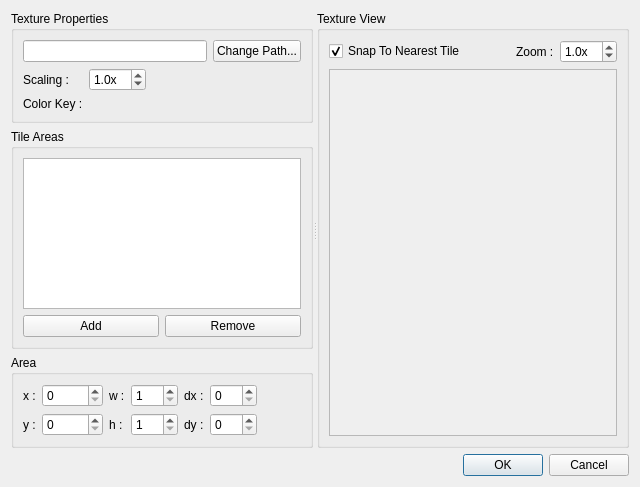
<?xml version="1.0" encoding="UTF-8"?>
<ui version="4.0">
 <class>ImportTilesInBulkDialog</class>
 <widget class="QDialog" name="ImportTilesInBulkDialog">
  <property name="geometry">
   <rect>
    <x>0</x>
    <y>0</y>
    <width>640</width>
    <height>487</height>
   </rect>
  </property>
  <property name="windowTitle">
   <string>Import Tiles In Bulk</string>
  </property>
  <layout class="QVBoxLayout" name="verticalLayout_2">
   <item>
    <widget class="QSplitter" name="splitter">
     <property name="orientation">
      <enum>Qt::Orientation::Horizontal</enum>
     </property>
     <widget class="QWidget" name="layoutWidget">
      <layout class="QVBoxLayout" name="verticalLayout" stretch="0,1,0">
       <item>
        <widget class="QGroupBox" name="texturePropertiesGroupBox">
         <property name="title">
          <string>Texture Properties</string>
         </property>
         <layout class="QVBoxLayout" name="verticalLayout_6">
          <item>
           <layout class="QHBoxLayout" name="horizontalLayout">
            <item>
             <widget class="QLineEdit" name="pathLineEdit">
              <property name="readOnly">
               <bool>true</bool>
              </property>
             </widget>
            </item>
            <item>
             <widget class="QPushButton" name="changePathPushButton">
              <property name="text">
               <string>Change Path...</string>
              </property>
             </widget>
            </item>
           </layout>
          </item>
          <item>
           <layout class="QHBoxLayout" name="horizontalLayout_6">
            <item>
             <layout class="QFormLayout" name="formLayout_4">
              <item row="0" column="0">
               <widget class="QLabel" name="scalingLabel">
                <property name="text">
                 <string>Scaling :</string>
                </property>
               </widget>
              </item>
              <item row="0" column="1">
               <widget class="QDoubleSpinBox" name="scalingDoubleSpinBox">
                <property name="suffix">
                 <string>x</string>
                </property>
                <property name="decimals">
                 <number>1</number>
                </property>
                <property name="minimum">
                 <double>0.100000000000000</double>
                </property>
                <property name="maximum">
                 <double>10.000000000000000</double>
                </property>
                <property name="singleStep">
                 <double>0.500000000000000</double>
                </property>
                <property name="value">
                 <double>1.000000000000000</double>
                </property>
               </widget>
              </item>
              <item row="1" column="0">
               <widget class="QLabel" name="colorKeyLabel">
                <property name="text">
                 <string>Color Key :</string>
                </property>
               </widget>
              </item>
              <item row="1" column="1">
               <widget class="ColorSelectionWidget" name="colorKeyWidget" native="true"/>
              </item>
             </layout>
            </item>
            <item>
             <spacer name="horizontalSpacer_3">
              <property name="orientation">
               <enum>Qt::Orientation::Horizontal</enum>
              </property>
              <property name="sizeHint" stdset="0">
               <size>
                <width>40</width>
                <height>20</height>
               </size>
              </property>
             </spacer>
            </item>
           </layout>
          </item>
         </layout>
        </widget>
       </item>
       <item>
        <widget class="QGroupBox" name="rectanglesGroupBox">
         <property name="title">
          <string>Tile Areas</string>
         </property>
         <layout class="QVBoxLayout" name="verticalLayout_4">
          <item>
           <widget class="QListWidget" name="rectanglesListWidget"/>
          </item>
          <item>
           <layout class="QHBoxLayout" name="horizontalLayout_4">
            <item>
             <widget class="QPushButton" name="addPushButton">
              <property name="text">
               <string>Add</string>
              </property>
             </widget>
            </item>
            <item>
             <widget class="QPushButton" name="removePushButton">
              <property name="text">
               <string>Remove</string>
              </property>
             </widget>
            </item>
           </layout>
          </item>
         </layout>
        </widget>
       </item>
       <item>
        <widget class="QGroupBox" name="rectangleGroupBox">
         <property name="title">
          <string>Area</string>
         </property>
         <layout class="QHBoxLayout" name="horizontalLayout_2">
          <item>
           <layout class="QFormLayout" name="formLayout">
            <item row="0" column="0">
             <widget class="QLabel" name="xLabel">
              <property name="text">
               <string>x :</string>
              </property>
             </widget>
            </item>
            <item row="0" column="1">
             <widget class="QSpinBox" name="xSpinBox">
              <property name="maximum">
               <number>65535</number>
              </property>
             </widget>
            </item>
            <item row="1" column="0">
             <widget class="QLabel" name="yLabel">
              <property name="text">
               <string>y :</string>
              </property>
             </widget>
            </item>
            <item row="1" column="1">
             <widget class="QSpinBox" name="ySpinBox">
              <property name="maximum">
               <number>65535</number>
              </property>
             </widget>
            </item>
           </layout>
          </item>
          <item>
           <layout class="QFormLayout" name="formLayout_2">
            <item row="0" column="0">
             <widget class="QLabel" name="wLabel">
              <property name="text">
               <string>w :</string>
              </property>
             </widget>
            </item>
            <item row="0" column="1">
             <widget class="QSpinBox" name="wSpinBox">
              <property name="minimum">
               <number>1</number>
              </property>
              <property name="maximum">
               <number>256</number>
              </property>
             </widget>
            </item>
            <item row="1" column="0">
             <widget class="QLabel" name="hLabel">
              <property name="text">
               <string>h :</string>
              </property>
             </widget>
            </item>
            <item row="1" column="1">
             <widget class="QSpinBox" name="hSpinBox">
              <property name="minimum">
               <number>1</number>
              </property>
              <property name="maximum">
               <number>256</number>
              </property>
             </widget>
            </item>
           </layout>
          </item>
          <item>
           <layout class="QFormLayout" name="formLayout_3">
            <item row="0" column="0">
             <widget class="QLabel" name="dxLabel">
              <property name="text">
               <string>dx :</string>
              </property>
             </widget>
            </item>
            <item row="0" column="1">
             <widget class="QSpinBox" name="dxSpinBox">
              <property name="maximum">
               <number>256</number>
              </property>
             </widget>
            </item>
            <item row="1" column="0">
             <widget class="QLabel" name="dyLabel">
              <property name="text">
               <string>dy :</string>
              </property>
             </widget>
            </item>
            <item row="1" column="1">
             <widget class="QSpinBox" name="dySpinBox">
              <property name="maximum">
               <number>256</number>
              </property>
             </widget>
            </item>
           </layout>
          </item>
          <item>
           <spacer name="horizontalSpacer_2">
            <property name="orientation">
             <enum>Qt::Orientation::Horizontal</enum>
            </property>
            <property name="sizeHint" stdset="0">
             <size>
              <width>40</width>
              <height>20</height>
             </size>
            </property>
           </spacer>
          </item>
         </layout>
        </widget>
       </item>
      </layout>
     </widget>
     <widget class="QGroupBox" name="textureViewGroupBox">
      <property name="title">
       <string>Texture View</string>
      </property>
      <layout class="QVBoxLayout" name="verticalLayout_3">
       <item>
        <layout class="QHBoxLayout" name="horizontalLayout_7">
         <item>
          <widget class="QCheckBox" name="magneticCheckBox">
           <property name="text">
            <string>Snap To Nearest Tile</string>
           </property>
           <property name="checked">
            <bool>true</bool>
           </property>
          </widget>
         </item>
         <item>
          <spacer name="horizontalSpacer_4">
           <property name="orientation">
            <enum>Qt::Orientation::Horizontal</enum>
           </property>
           <property name="sizeHint" stdset="0">
            <size>
             <width>40</width>
             <height>20</height>
            </size>
           </property>
          </spacer>
         </item>
         <item>
          <widget class="QLabel" name="zoomLabel">
           <property name="text">
            <string>Zoom :</string>
           </property>
          </widget>
         </item>
         <item>
          <widget class="QDoubleSpinBox" name="zoomDoubleSpinBox">
           <property name="suffix">
            <string>x</string>
           </property>
           <property name="decimals">
            <number>1</number>
           </property>
           <property name="minimum">
            <double>0.100000000000000</double>
           </property>
           <property name="maximum">
            <double>10.000000000000000</double>
           </property>
           <property name="singleStep">
            <double>0.500000000000000</double>
           </property>
           <property name="value">
            <double>1.000000000000000</double>
           </property>
          </widget>
         </item>
        </layout>
       </item>
       <item>
        <widget class="QScrollArea" name="scrollArea">
         <property name="widgetResizable">
          <bool>true</bool>
         </property>
         <property name="alignment">
          <set>Qt::AlignmentFlag::AlignLeading|Qt::AlignmentFlag::AlignLeft|Qt::AlignmentFlag::AlignTop</set>
         </property>
         <widget class="QWidget" name="scrollAreaWidgetContents">
          <property name="geometry">
           <rect>
            <x>0</x>
            <y>0</y>
            <width>269</width>
            <height>355</height>
           </rect>
          </property>
          <layout class="QHBoxLayout" name="horizontalLayout_3">
           <item>
            <widget class="ImportTilesInBulkWidget" name="rectanglesViewWidget" native="true">
             <property name="mouseTracking">
              <bool>true</bool>
             </property>
            </widget>
           </item>
          </layout>
         </widget>
        </widget>
       </item>
      </layout>
     </widget>
    </widget>
   </item>
   <item>
    <widget class="QDialogButtonBox" name="buttonBox">
     <property name="orientation">
      <enum>Qt::Orientation::Horizontal</enum>
     </property>
     <property name="standardButtons">
      <set>QDialogButtonBox::StandardButton::Cancel|QDialogButtonBox::StandardButton::Ok</set>
     </property>
    </widget>
   </item>
  </layout>
 </widget>
 <customwidgets>
  <customwidget>
   <class>ColorSelectionWidget</class>
   <extends>QWidget</extends>
   <header>ColorSelectionWidget.hpp</header>
   <container>1</container>
   <slots>
    <signal>clicked(QColor)</signal>
    <signal>colorChanged(QColor)</signal>
    <slot>setHue(int)</slot>
    <slot>setSaturation(int)</slot>
    <slot>setValue(int)</slot>
    <slot>setAlpha(int)</slot>
    <slot>setColor(QColor)</slot>
   </slots>
  </customwidget>
  <customwidget>
   <class>ImportTilesInBulkWidget</class>
   <extends>QWidget</extends>
   <header>ImportTilesInBulkDialog.hpp</header>
   <container>1</container>
   <slots>
    <signal>areaSelected(int)</signal>
    <signal>areaAdded(ImportTilesArea)</signal>
    <signal>areaRemoved(int)</signal>
    <signal>areaChanged(QPoint)</signal>
    <slot>setZoom(double)</slot>
    <slot>setScaling(double)</slot>
    <slot>setColorKey(QColor)</slot>
    <slot>setMagnetic(bool)</slot>
   </slots>
  </customwidget>
 </customwidgets>
 <resources/>
 <connections>
  <connection>
   <sender>buttonBox</sender>
   <signal>accepted()</signal>
   <receiver>ImportTilesInBulkDialog</receiver>
   <slot>onAccept()</slot>
   <hints>
    <hint type="sourcelabel">
     <x>227</x>
     <y>459</y>
    </hint>
    <hint type="destinationlabel">
     <x>157</x>
     <y>274</y>
    </hint>
   </hints>
  </connection>
  <connection>
   <sender>buttonBox</sender>
   <signal>rejected()</signal>
   <receiver>ImportTilesInBulkDialog</receiver>
   <slot>reject()</slot>
   <hints>
    <hint type="sourcelabel">
     <x>295</x>
     <y>465</y>
    </hint>
    <hint type="destinationlabel">
     <x>286</x>
     <y>274</y>
    </hint>
   </hints>
  </connection>
  <connection>
   <sender>zoomDoubleSpinBox</sender>
   <signal>valueChanged(double)</signal>
   <receiver>rectanglesViewWidget</receiver>
   <slot>setZoom(double)</slot>
   <hints>
    <hint type="sourcelabel">
     <x>560</x>
     <y>66</y>
    </hint>
    <hint type="destinationlabel">
     <x>558</x>
     <y>132</y>
    </hint>
   </hints>
  </connection>
  <connection>
   <sender>scalingDoubleSpinBox</sender>
   <signal>valueChanged(double)</signal>
   <receiver>rectanglesViewWidget</receiver>
   <slot>setScaling(double)</slot>
   <hints>
    <hint type="sourcelabel">
     <x>138</x>
     <y>95</y>
    </hint>
    <hint type="destinationlabel">
     <x>550</x>
     <y>87</y>
    </hint>
   </hints>
  </connection>
  <connection>
   <sender>colorKeyWidget</sender>
   <signal>colorChanged(QColor)</signal>
   <receiver>rectanglesViewWidget</receiver>
   <slot>setColorKey(QColor)</slot>
   <hints>
    <hint type="sourcelabel">
     <x>120</x>
     <y>119</y>
    </hint>
    <hint type="destinationlabel">
     <x>585</x>
     <y>129</y>
    </hint>
   </hints>
  </connection>
  <connection>
   <sender>magneticCheckBox</sender>
   <signal>toggled(bool)</signal>
   <receiver>rectanglesViewWidget</receiver>
   <slot>setMagnetic(bool)</slot>
   <hints>
    <hint type="sourcelabel">
     <x>435</x>
     <y>67</y>
    </hint>
    <hint type="destinationlabel">
     <x>561</x>
     <y>416</y>
    </hint>
   </hints>
  </connection>
  <connection>
   <sender>changePathPushButton</sender>
   <signal>clicked()</signal>
   <receiver>ImportTilesInBulkDialog</receiver>
   <slot>onChangeTexturePath()</slot>
   <hints>
    <hint type="sourcelabel">
     <x>317</x>
     <y>69</y>
    </hint>
    <hint type="destinationlabel">
     <x>397</x>
     <y>3</y>
    </hint>
   </hints>
  </connection>
  <connection>
   <sender>colorKeyWidget</sender>
   <signal>clicked(QColor)</signal>
   <receiver>ImportTilesInBulkDialog</receiver>
   <slot>onChangeColorKey()</slot>
   <hints>
    <hint type="sourcelabel">
     <x>111</x>
     <y>120</y>
    </hint>
    <hint type="destinationlabel">
     <x>1</x>
     <y>123</y>
    </hint>
   </hints>
  </connection>
  <connection>
   <sender>addPushButton</sender>
   <signal>clicked()</signal>
   <receiver>ImportTilesInBulkDialog</receiver>
   <slot>onAddArea()</slot>
   <hints>
    <hint type="sourcelabel">
     <x>119</x>
     <y>318</y>
    </hint>
    <hint type="destinationlabel">
     <x>0</x>
     <y>253</y>
    </hint>
   </hints>
  </connection>
  <connection>
   <sender>removePushButton</sender>
   <signal>clicked()</signal>
   <receiver>ImportTilesInBulkDialog</receiver>
   <slot>onRemoveArea()</slot>
   <hints>
    <hint type="sourcelabel">
     <x>317</x>
     <y>318</y>
    </hint>
    <hint type="destinationlabel">
     <x>6</x>
     <y>277</y>
    </hint>
   </hints>
  </connection>
  <connection>
   <sender>rectanglesListWidget</sender>
   <signal>currentRowChanged(int)</signal>
   <receiver>ImportTilesInBulkDialog</receiver>
   <slot>onSelectedAreaChanged(int)</slot>
   <hints>
    <hint type="sourcelabel">
     <x>95</x>
     <y>222</y>
    </hint>
    <hint type="destinationlabel">
     <x>0</x>
     <y>218</y>
    </hint>
   </hints>
  </connection>
  <connection>
   <sender>rectanglesViewWidget</sender>
   <signal>areaSelected(int)</signal>
   <receiver>ImportTilesInBulkDialog</receiver>
   <slot>onSelectArea(int)</slot>
   <hints>
    <hint type="sourcelabel">
     <x>574</x>
     <y>240</y>
    </hint>
    <hint type="destinationlabel">
     <x>637</x>
     <y>242</y>
    </hint>
   </hints>
  </connection>
  <connection>
   <sender>rectanglesViewWidget</sender>
   <signal>areaAdded(ImportTilesArea)</signal>
   <receiver>ImportTilesInBulkDialog</receiver>
   <slot>onAddArea(ImportTilesArea)</slot>
   <hints>
    <hint type="sourcelabel">
     <x>608</x>
     <y>92</y>
    </hint>
    <hint type="destinationlabel">
     <x>637</x>
     <y>87</y>
    </hint>
   </hints>
  </connection>
  <connection>
   <sender>rectanglesViewWidget</sender>
   <signal>areaRemoved(int)</signal>
   <receiver>ImportTilesInBulkDialog</receiver>
   <slot>onRemoveArea(int)</slot>
   <hints>
    <hint type="sourcelabel">
     <x>602</x>
     <y>423</y>
    </hint>
    <hint type="destinationlabel">
     <x>634</x>
     <y>423</y>
    </hint>
   </hints>
  </connection>
  <connection>
   <sender>xSpinBox</sender>
   <signal>valueChanged(int)</signal>
   <receiver>ImportTilesInBulkDialog</receiver>
   <slot>onChangeArea()</slot>
   <hints>
    <hint type="sourcelabel">
     <x>94</x>
     <y>398</y>
    </hint>
    <hint type="destinationlabel">
     <x>2</x>
     <y>340</y>
    </hint>
   </hints>
  </connection>
  <connection>
   <sender>wSpinBox</sender>
   <signal>valueChanged(int)</signal>
   <receiver>ImportTilesInBulkDialog</receiver>
   <slot>onChangeArea()</slot>
   <hints>
    <hint type="sourcelabel">
     <x>188</x>
     <y>398</y>
    </hint>
    <hint type="destinationlabel">
     <x>-2</x>
     <y>366</y>
    </hint>
   </hints>
  </connection>
  <connection>
   <sender>ySpinBox</sender>
   <signal>valueChanged(int)</signal>
   <receiver>ImportTilesInBulkDialog</receiver>
   <slot>onChangeArea()</slot>
   <hints>
    <hint type="sourcelabel">
     <x>106</x>
     <y>431</y>
    </hint>
    <hint type="destinationlabel">
     <x>71</x>
     <y>484</y>
    </hint>
   </hints>
  </connection>
  <connection>
   <sender>hSpinBox</sender>
   <signal>valueChanged(int)</signal>
   <receiver>ImportTilesInBulkDialog</receiver>
   <slot>onChangeArea()</slot>
   <hints>
    <hint type="sourcelabel">
     <x>188</x>
     <y>431</y>
    </hint>
    <hint type="destinationlabel">
     <x>168</x>
     <y>485</y>
    </hint>
   </hints>
  </connection>
  <connection>
   <sender>rectanglesViewWidget</sender>
   <signal>areaChanged(QPoint)</signal>
   <receiver>ImportTilesInBulkDialog</receiver>
   <slot>onAreaChanged(QPoint)</slot>
   <hints>
    <hint type="sourcelabel">
     <x>516</x>
     <y>350</y>
    </hint>
    <hint type="destinationlabel">
     <x>516</x>
     <y>485</y>
    </hint>
   </hints>
  </connection>
  <connection>
   <sender>dxSpinBox</sender>
   <signal>valueChanged(int)</signal>
   <receiver>ImportTilesInBulkDialog</receiver>
   <slot>onChangeArea()</slot>
   <hints>
    <hint type="sourcelabel">
     <x>273</x>
     <y>398</y>
    </hint>
    <hint type="destinationlabel">
     <x>274</x>
     <y>480</y>
    </hint>
   </hints>
  </connection>
  <connection>
   <sender>dySpinBox</sender>
   <signal>valueChanged(int)</signal>
   <receiver>ImportTilesInBulkDialog</receiver>
   <slot>onChangeArea()</slot>
   <hints>
    <hint type="sourcelabel">
     <x>247</x>
     <y>426</y>
    </hint>
    <hint type="destinationlabel">
     <x>247</x>
     <y>484</y>
    </hint>
   </hints>
  </connection>
 </connections>
 <slots>
  <slot>onChangeTexturePath()</slot>
  <slot>onChangeColorKey()</slot>
  <slot>onAccept()</slot>
  <slot>onAddArea()</slot>
  <slot>onRemoveArea()</slot>
  <slot>onSelectedAreaChanged(int)</slot>
  <slot>onSelectArea(int)</slot>
  <slot>onAddArea(ImportTilesArea)</slot>
  <slot>onRemoveArea(int)</slot>
  <slot>onChangeArea()</slot>
  <slot>onAreaChanged(QPoint)</slot>
 </slots>
</ui>
